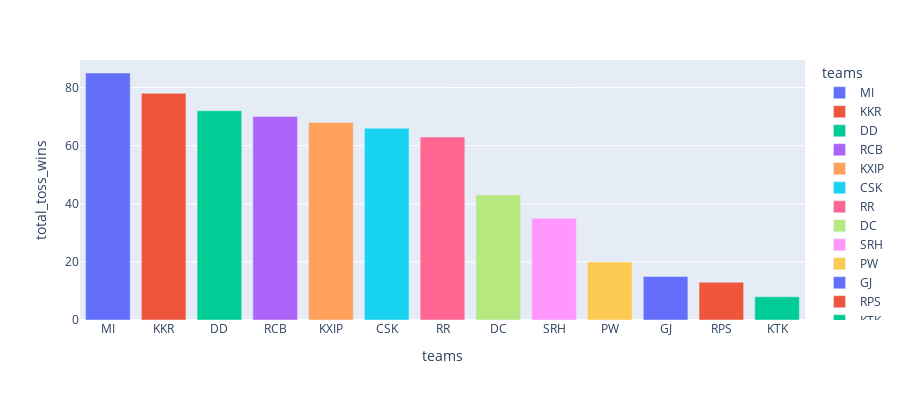

The notebook cell saved with this chart:
### Code cell
import plotly.express as px
fig = px.bar(toss_winners, x='teams', y='total_toss_wins',color='teams',height=400)
fig.show()

### Figure 1 — Plotly figure (JSON) as saved in the notebook; plotly's stock layout.template omitted (floating-point values rounded to 4 significant figures)
{"data": [{"alignmentgroup": "True", "hovertemplate": "teams=%{x}<br>total_toss_wins=%{y}<extra></extra>", "legendgroup": "MI", "marker": {"color": "#636efa"}, "name": "MI", "offsetgroup": "MI", "orientation": "v", "showlegend": true, "textposition": "auto", "type": "bar", "x": ["MI"], "xaxis": "x", "y": [85], "yaxis": "y"}, {"alignmentgroup": "True", "hovertemplate": "teams=%{x}<br>total_toss_wins=%{y}<extra></extra>", "legendgroup": "KKR", "marker": {"color": "#EF553B"}, "name": "KKR", "offsetgroup": "KKR", "orientation": "v", "showlegend": true, "textposition": "auto", "type": "bar", "x": ["KKR"], "xaxis": "x", "y": [78], "yaxis": "y"}, {"alignmentgroup": "True", "hovertemplate": "teams=%{x}<br>total_toss_wins=%{y}<extra></extra>", "legendgroup": "DD", "marker": {"color": "#00cc96"}, "name": "DD", "offsetgroup": "DD", "orientation": "v", "showlegend": true, "textposition": "auto", "type": "bar", "x": ["DD"], "xaxis": "x", "y": [72], "yaxis": "y"}, {"alignmentgroup": "True", "hovertemplate": "teams=%{x}<br>total_toss_wins=%{y}<extra></extra>", "legendgroup": "RCB", "marker": {"color": "#ab63fa"}, "name": "RCB", "offsetgroup": "RCB", "orientation": "v", "showlegend": true, "textposition": "auto", "type": "bar", "x": ["RCB"], "xaxis": "x", "y": [70], "yaxis": "y"}, {"alignmentgroup": "True", "hovertemplate": "teams=%{x}<br>total_toss_wins=%{y}<extra></extra>", "legendgroup": "KXIP", "marker": {"color": "#FFA15A"}, "name": "KXIP", "offsetgroup": "KXIP", "orientation": "v", "showlegend": true, "textposition": "auto", "type": "bar", "x": ["KXIP"], "xaxis": "x", "y": [68], "yaxis": "y"}, {"alignmentgroup": "True", "hovertemplate": "teams=%{x}<br>total_toss_wins=%{y}<extra></extra>", "legendgroup": "CSK", "marker": {"color": "#19d3f3"}, "name": "CSK", "offsetgroup": "CSK", "orientation": "v", "showlegend": true, "textposition": "auto", "type": "bar", "x": ["CSK"], "xaxis": "x", "y": [66], "yaxis": "y"}, {"alignmentgroup": "True", "hovertemplate": "teams=%{x}<br>total_toss_wins=%{y}<extra></extra>", "legendgroup": "RR", "marker": {"color": "#FF6692"}, "name": "RR", "offsetgroup": "RR", "orientation": "v", "showlegend": true, "textposition": "auto", "type": "bar", "x": ["RR"], "xaxis": "x", "y": [63], "yaxis": "y"}, {"alignmentgroup": "True", "hovertemplate": "teams=%{x}<br>total_toss_wins=%{y}<extra></extra>", "legendgroup": "DC", "marker": {"color": "#B6E880"}, "name": "DC", "offsetgroup": "DC", "orientation": "v", "showlegend": true, "textposition": "auto", "type": "bar", "x": ["DC"], "xaxis": "x", "y": [43], "yaxis": "y"}, {"alignmentgroup": "True", "hovertemplate": "teams=%{x}<br>total_toss_wins=%{y}<extra></extra>", "legendgroup": "SRH", "marker": {"color": "#FF97FF"}, "name": "SRH", "offsetgroup": "SRH", "orientation": "v", "showlegend": true, "textposition": "auto", "type": "bar", "x": ["SRH"], "xaxis": "x", "y": [35], "yaxis": "y"}, {"alignmentgroup": "True", "hovertemplate": "teams=%{x}<br>total_toss_wins=%{y}<extra></extra>", "legendgroup": "PW", "marker": {"color": "#FECB52"}, "name": "PW", "offsetgroup": "PW", "orientation": "v", "showlegend": true, "textposition": "auto", "type": "bar", "x": ["PW"], "xaxis": "x", "y": [20], "yaxis": "y"}, {"alignmentgroup": "True", "hovertemplate": "teams=%{x}<br>total_toss_wins=%{y}<extra></extra>", "legendgroup": "GJ", "marker": {"color": "#636efa"}, "name": "GJ", "offsetgroup": "GJ", "orientation": "v", "showlegend": true, "textposition": "auto", "type": "bar", "x": ["GJ"], "xaxis": "x", "y": [15], "yaxis": "y"}, {"alignmentgroup": "True", "hovertemplate": "teams=%{x}<br>total_toss_wins=%{y}<extra></extra>", "legendgroup": "RPS", "marker": {"color": "#EF553B"}, "name": "RPS", "offsetgroup": "RPS", "orientation": "v", "showlegend": true, "textposition": "auto", "type": "bar", "x": ["RPS"], "xaxis": "x", "y": [13], "yaxis": "y"}, {"alignmentgroup": "True", "hovertemplate": "teams=%{x}<br>total_toss_wins=%{y}<extra></extra>", "legendgroup": "KTK", "marker": {"color": "#00cc96"}, "name": "KTK", "offsetgroup": "KTK", "orientation": "v", "showlegend": true, "textposition": "auto", "type": "bar", "x": ["KTK"], "xaxis": "x", "y": [8], "yaxis": "y"}], "layout": {"barmode": "relative", "height": 400, "legend": {"title": {"text": "teams"}, "tracegroupgap": 0}, "margin": {"t": 60}, "xaxis": {"anchor": "y", "categoryarray": ["MI", "KKR", "DD", "RCB", "KXIP", "CSK", "RR", "DC", "SRH", "PW", "GJ", "RPS", "KTK"], "categoryorder": "array", "domain": [0, 1], "title": {"text": "teams"}}, "yaxis": {"anchor": "x", "domain": [0, 1], "title": {"text": "total_toss_wins"}}}}
